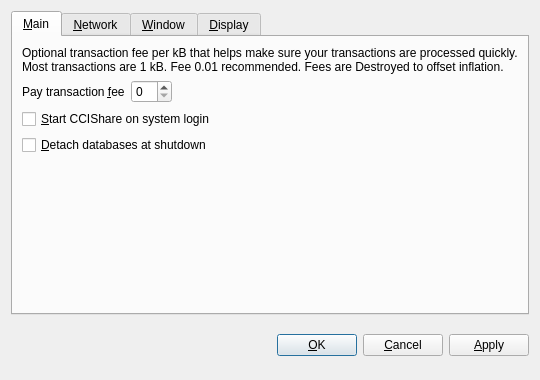
<?xml version="1.0" encoding="UTF-8"?>
<ui version="4.0">
 <class>OptionsDialog</class>
 <widget class="QDialog" name="OptionsDialog">
  <property name="geometry">
   <rect>
    <x>0</x>
    <y>0</y>
    <width>540</width>
    <height>380</height>
   </rect>
  </property>
  <property name="windowTitle">
   <string>Options</string>
  </property>
  <property name="modal">
   <bool>true</bool>
  </property>
  <layout class="QVBoxLayout" name="verticalLayout">
   <item>
    <widget class="QTabWidget" name="tabWidget">
     <property name="tabPosition">
      <enum>QTabWidget::North</enum>
     </property>
     <property name="currentIndex">
      <number>0</number>
     </property>
     <widget class="QWidget" name="tabMain">
      <attribute name="title">
       <string>&amp;Main</string>
      </attribute>
      <layout class="QVBoxLayout" name="verticalLayout_Main">
       <item>
        <widget class="QLabel" name="transactionFeeInfoLabel">
         <property name="text">
          <string>Optional transaction fee per kB that helps make sure your transactions are processed quickly. Most transactions are 1 kB. Fee 0.01 recommended. Fees are Destroyed to offset inflation.</string>
         </property>
         <property name="textFormat">
          <enum>Qt::PlainText</enum>
         </property>
         <property name="wordWrap">
          <bool>true</bool>
         </property>
        </widget>
       </item>
       <item>
        <layout class="QHBoxLayout" name="horizontalLayout_Main">
         <item>
          <widget class="QLabel" name="transactionFeeLabel">
           <property name="text">
            <string>Pay transaction &amp;fee</string>
           </property>
           <property name="textFormat">
            <enum>Qt::PlainText</enum>
           </property>
           <property name="buddy">
            <cstring>transactionFee</cstring>
           </property>
          </widget>
         </item>
         <item>
          <widget class="BitcoinAmountField" name="transactionFee"/>
         </item>
         <item>
          <spacer name="horizontalSpacer_Main">
           <property name="orientation">
            <enum>Qt::Horizontal</enum>
           </property>
           <property name="sizeHint" stdset="0">
            <size>
             <width>40</width>
             <height>20</height>
            </size>
           </property>
          </spacer>
         </item>
        </layout>
       </item>
       <item>
        <widget class="QCheckBox" name="bitcoinAtStartup">
         <property name="toolTip">
          <string>Automatically start CCIShare after logging in to the system.</string>
         </property>
         <property name="text">
          <string>&amp;Start CCIShare on system login</string>
         </property>
        </widget>
       </item>
       <item>
        <widget class="QCheckBox" name="detachDatabases">
         <property name="toolTip">
          <string>Detach block and address databases at shutdown. This means they can be moved to another data directory, but it slows down shutdown. The wallet is always detached.</string>
         </property>
         <property name="text">
          <string>&amp;Detach databases at shutdown</string>
         </property>
        </widget>
       </item>
       <item>
        <spacer name="verticalSpacer_Main">
         <property name="orientation">
          <enum>Qt::Vertical</enum>
         </property>
         <property name="sizeHint" stdset="0">
          <size>
           <width>20</width>
           <height>40</height>
          </size>
         </property>
        </spacer>
       </item>
      </layout>
     </widget>
     <widget class="QWidget" name="tabNetwork">
      <attribute name="title">
       <string>&amp;Network</string>
      </attribute>
      <layout class="QVBoxLayout" name="verticalLayout_Network">
       <item>
        <widget class="QCheckBox" name="mapPortUpnp">
         <property name="toolTip">
          <string>Automatically open the CCIShare client port on the router. This only works when your router supports UPnP and it is enabled.</string>
         </property>
         <property name="text">
          <string>Map port using &amp;UPnP</string>
         </property>
        </widget>
       </item>
       <item>
        <widget class="QCheckBox" name="connectSocks">
         <property name="toolTip">
          <string>Connect to the CCIShare network through a SOCKS proxy (e.g. when connecting through Tor).</string>
         </property>
         <property name="text">
          <string>&amp;Connect through SOCKS proxy:</string>
         </property>
        </widget>
       </item>
       <item>
        <layout class="QHBoxLayout" name="horizontalLayout_Network">
         <item>
          <widget class="QLabel" name="proxyIpLabel">
           <property name="text">
            <string>Proxy &amp;IP:</string>
           </property>
           <property name="textFormat">
            <enum>Qt::PlainText</enum>
           </property>
           <property name="buddy">
            <cstring>proxyIp</cstring>
           </property>
          </widget>
         </item>
         <item>
          <widget class="QValidatedLineEdit" name="proxyIp">
           <property name="maximumSize">
            <size>
             <width>140</width>
             <height>16777215</height>
            </size>
           </property>
           <property name="toolTip">
            <string>IP address of the proxy (e.g. 127.0.0.1)</string>
           </property>
          </widget>
         </item>
         <item>
          <widget class="QLabel" name="proxyPortLabel">
           <property name="text">
            <string>&amp;Port:</string>
           </property>
           <property name="textFormat">
            <enum>Qt::PlainText</enum>
           </property>
           <property name="buddy">
            <cstring>proxyPort</cstring>
           </property>
          </widget>
         </item>
         <item>
          <widget class="QLineEdit" name="proxyPort">
           <property name="maximumSize">
            <size>
             <width>55</width>
             <height>16777215</height>
            </size>
           </property>
           <property name="toolTip">
            <string>Port of the proxy (e.g. 9050)</string>
           </property>
          </widget>
         </item>
         <item>
          <widget class="QLabel" name="socksVersionLabel">
           <property name="text">
            <string>SOCKS &amp;Version:</string>
           </property>
           <property name="textFormat">
            <enum>Qt::PlainText</enum>
           </property>
           <property name="buddy">
            <cstring>socksVersion</cstring>
           </property>
          </widget>
         </item>
         <item>
          <widget class="QValueComboBox" name="socksVersion">
           <property name="toolTip">
            <string>SOCKS version of the proxy (e.g. 5)</string>
           </property>
          </widget>
         </item>
         <item>
          <spacer name="horizontalSpacer_Network">
           <property name="orientation">
            <enum>Qt::Horizontal</enum>
           </property>
           <property name="sizeHint" stdset="0">
            <size>
             <width>40</width>
             <height>20</height>
            </size>
           </property>
          </spacer>
         </item>
        </layout>
       </item>
       <item>
        <spacer name="verticalSpacer_Network">
         <property name="orientation">
          <enum>Qt::Vertical</enum>
         </property>
         <property name="sizeHint" stdset="0">
          <size>
           <width>20</width>
           <height>40</height>
          </size>
         </property>
        </spacer>
       </item>
      </layout>
     </widget>
     <widget class="QWidget" name="tabWindow">
      <attribute name="title">
       <string>&amp;Window</string>
      </attribute>
      <layout class="QVBoxLayout" name="verticalLayout_Window">
       <item>
        <widget class="QCheckBox" name="minimizeToTray">
         <property name="toolTip">
          <string>Show only a tray icon after minimizing the window.</string>
         </property>
         <property name="text">
          <string>&amp;Minimize to the tray instead of the taskbar</string>
         </property>
        </widget>
       </item>
       <item>
        <widget class="QCheckBox" name="minimizeOnClose">
         <property name="toolTip">
          <string>Minimize instead of exit the application when the window is closed. When this option is enabled, the application will be closed only after selecting Quit in the menu.</string>
         </property>
         <property name="text">
          <string>M&amp;inimize on close</string>
         </property>
        </widget>
       </item>
       <item>
        <spacer name="verticalSpacer_Window">
         <property name="orientation">
          <enum>Qt::Vertical</enum>
         </property>
         <property name="sizeHint" stdset="0">
          <size>
           <width>20</width>
           <height>40</height>
          </size>
         </property>
        </spacer>
       </item>
      </layout>
     </widget>
     <widget class="QWidget" name="tabDisplay">
      <attribute name="title">
       <string>&amp;Display</string>
      </attribute>
      <layout class="QVBoxLayout" name="verticalLayout_Display">
       <item>
        <layout class="QHBoxLayout" name="horizontalLayout_1_Display">
         <item>
          <widget class="QLabel" name="langLabel">
           <property name="text">
            <string>User Interface &amp;language:</string>
           </property>
           <property name="textFormat">
            <enum>Qt::PlainText</enum>
           </property>
           <property name="buddy">
            <cstring>lang</cstring>
           </property>
          </widget>
         </item>
         <item>
          <widget class="QValueComboBox" name="lang">
           <property name="toolTip">
            <string>The user interface language can be set here. This setting will take effect after restarting CCIShare.</string>
           </property>
          </widget>
         </item>
        </layout>
       </item>
       <item>
        <layout class="QHBoxLayout" name="horizontalLayout_2_Display">
         <item>
          <widget class="QLabel" name="unitLabel">
           <property name="text">
            <string>&amp;Unit to show amounts in:</string>
           </property>
           <property name="textFormat">
            <enum>Qt::PlainText</enum>
           </property>
           <property name="buddy">
            <cstring>unit</cstring>
           </property>
          </widget>
         </item>
         <item>
          <widget class="QValueComboBox" name="unit">
           <property name="toolTip">
            <string>Choose the default subdivision unit to show in the interface and when sending coins.</string>
           </property>
          </widget>
         </item>
        </layout>
       </item>
       <item>
        <widget class="QCheckBox" name="displayAddresses">
         <property name="toolTip">
          <string>Whether to show CCIShare addresses in the transaction list or not.</string>
         </property>
         <property name="text">
          <string>&amp;Display addresses in transaction list</string>
         </property>
        </widget>
       </item>
       <item>
        <widget class="QCheckBox" name="coinControlFeatures">
         <property name="toolTip">
          <string>Whether to show selective addressing features or not.</string>
         </property>
         <property name="text">
          <string>Display Selective Addressing feature.</string>
         </property>
        </widget>
       </item>
       <item>
        <spacer name="verticalSpacer_Display">
         <property name="orientation">
          <enum>Qt::Vertical</enum>
         </property>
         <property name="sizeHint" stdset="0">
          <size>
           <width>20</width>
           <height>40</height>
          </size>
         </property>
        </spacer>
       </item>
      </layout>
     </widget>
    </widget>
   </item>
   <item>
    <layout class="QHBoxLayout" name="horizontalLayout_Buttons">
     <item>
      <spacer name="horizontalSpacer_1">
       <property name="orientation">
        <enum>Qt::Horizontal</enum>
       </property>
       <property name="sizeHint" stdset="0">
        <size>
         <width>40</width>
         <height>48</height>
        </size>
       </property>
      </spacer>
     </item>
     <item>
      <widget class="QLabel" name="statusLabel">
       <property name="font">
        <font>
         <weight>75</weight>
         <bold>true</bold>
        </font>
       </property>
       <property name="text">
        <string/>
       </property>
       <property name="textFormat">
        <enum>Qt::PlainText</enum>
       </property>
       <property name="wordWrap">
        <bool>true</bool>
       </property>
      </widget>
     </item>
     <item>
      <spacer name="horizontalSpacer_2">
       <property name="orientation">
        <enum>Qt::Horizontal</enum>
       </property>
       <property name="sizeHint" stdset="0">
        <size>
         <width>40</width>
         <height>48</height>
        </size>
       </property>
      </spacer>
     </item>
     <item>
      <widget class="QPushButton" name="okButton">
       <property name="text">
        <string>&amp;OK</string>
       </property>
      </widget>
     </item>
     <item>
      <widget class="QPushButton" name="cancelButton">
       <property name="text">
        <string>&amp;Cancel</string>
       </property>
       <property name="autoDefault">
        <bool>false</bool>
       </property>
      </widget>
     </item>
     <item>
      <widget class="QPushButton" name="applyButton">
       <property name="text">
        <string>&amp;Apply</string>
       </property>
       <property name="autoDefault">
        <bool>false</bool>
       </property>
      </widget>
     </item>
    </layout>
   </item>
  </layout>
 </widget>
 <customwidgets>
  <customwidget>
   <class>BitcoinAmountField</class>
   <extends>QSpinBox</extends>
   <header>bitcoinamountfield.h</header>
  </customwidget>
  <customwidget>
   <class>QValueComboBox</class>
   <extends>QComboBox</extends>
   <header>qvaluecombobox.h</header>
  </customwidget>
  <customwidget>
   <class>QValidatedLineEdit</class>
   <extends>QLineEdit</extends>
   <header>qvalidatedlineedit.h</header>
  </customwidget>
 </customwidgets>
 <resources/>
 <connections/>
</ui>
